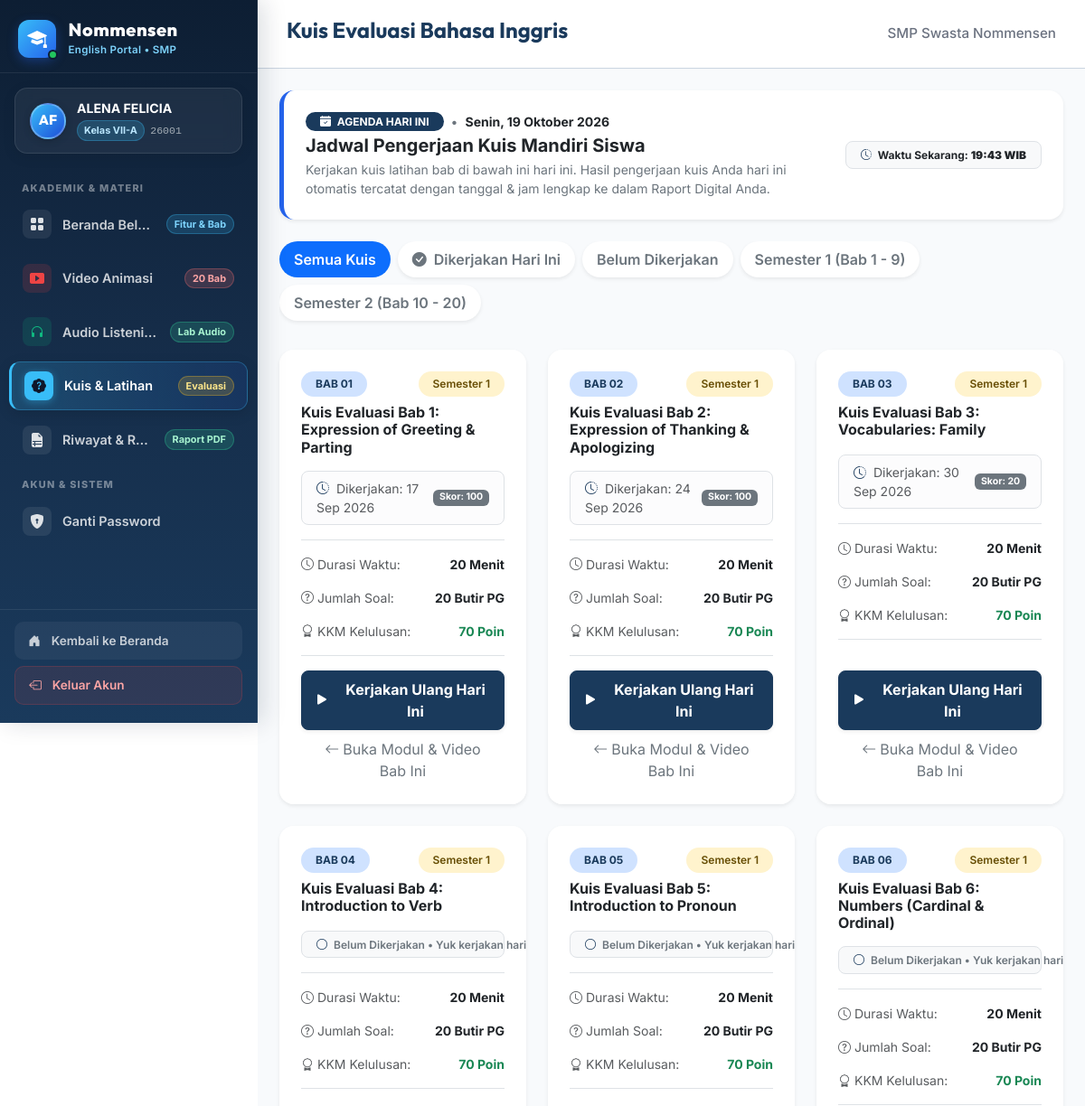
Page /siswa/kuis.php (signed in, upper part) on the earlier database version.
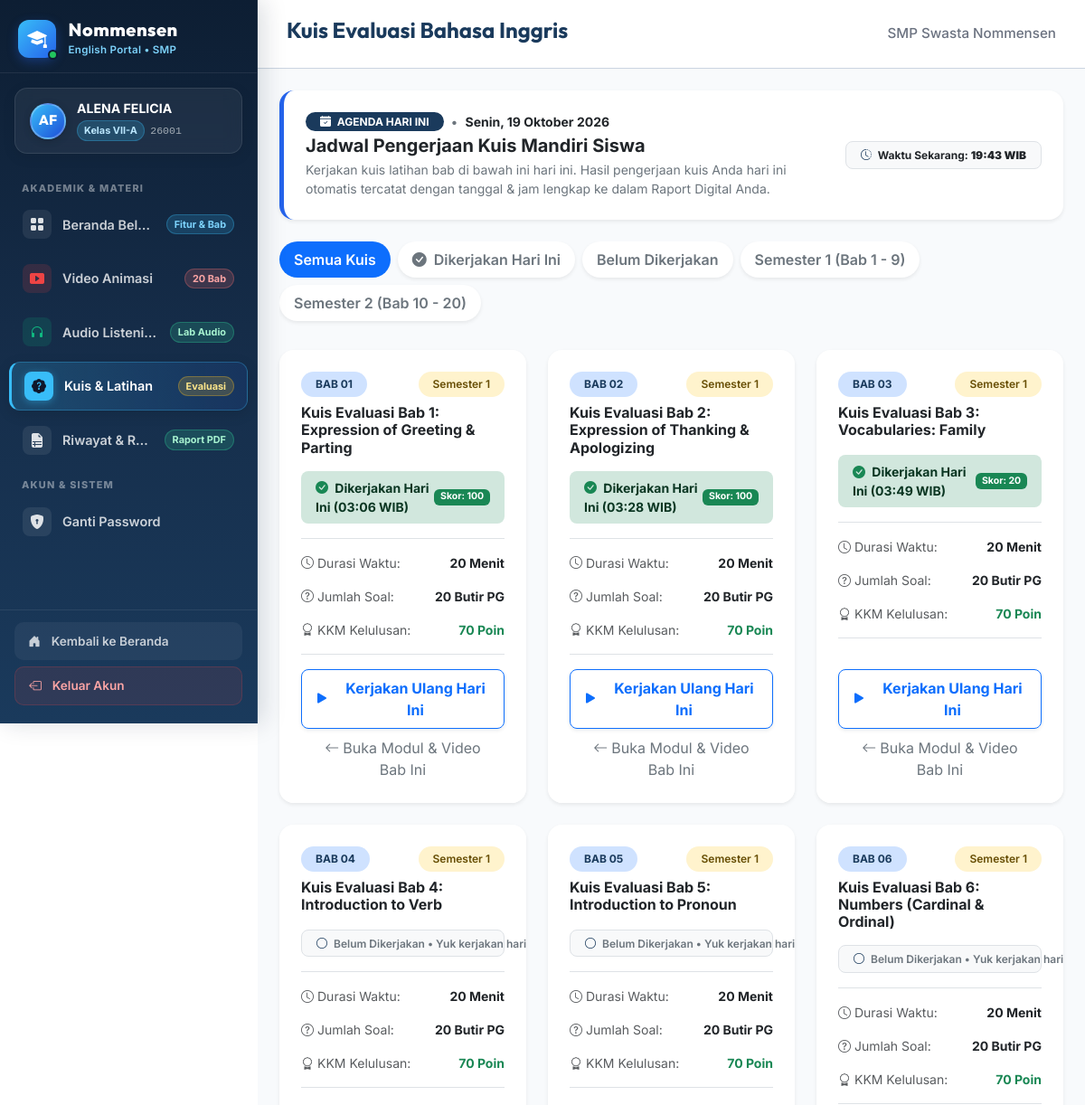
Same page on the later database version.
### tables this page shows
CREATE TABLE `tb_kuis` (
  `id_kuis` int(11) NOT NULL AUTO_INCREMENT,
  `judul_kuis` varchar(150) NOT NULL,
  `kategori_materi` varchar(50) NOT NULL,
  `waktu_pengerjaan` int(11) NOT NULL,
  `id_materi` int(11) DEFAULT NULL,
  `nilai_lulus` int(11) DEFAULT 70,
  `created_at` timestamp NOT NULL DEFAULT current_timestamp(),
  `id_guru` int(11) DEFAULT NULL,
  PRIMARY KEY (`id_kuis`),
  KEY `id_guru` (`id_guru`),
  KEY `id_materi` (`id_materi`),
  CONSTRAINT `tb_kuis_ibfk_1` FOREIGN KEY (`id_guru`) REFERENCES `tb_guru` (`id_guru`) ON DELETE SET NULL,
  CONSTRAINT `tb_kuis_ibfk_2` FOREIGN KEY (`id_materi`) REFERENCES `tb_materi` (`id_materi`) ON DELETE SET NULL
);

CREATE TABLE `tb_hasil` (
  `id_hasil` int(11) NOT NULL AUTO_INCREMENT,
  `id_siswa` int(11) NOT NULL,
  `id_kuis` int(11) NOT NULL,
  `skor` int(11) NOT NULL,
  `jumlah_benar` int(11) NOT NULL,
  `jumlah_salah` int(11) NOT NULL,
  `waktu_selesai` timestamp NOT NULL DEFAULT current_timestamp(),
  PRIMARY KEY (`id_hasil`),
  KEY `id_siswa` (`id_siswa`),
  KEY `id_kuis` (`id_kuis`),
  CONSTRAINT `tb_hasil_ibfk_1` FOREIGN KEY (`id_siswa`) REFERENCES `tb_siswa` (`id_siswa`) ON DELETE CASCADE,
  CONSTRAINT `tb_hasil_ibfk_2` FOREIGN KEY (`id_kuis`) REFERENCES `tb_kuis` (`id_kuis`) ON DELETE CASCADE
);

CREATE TABLE `tb_materi` (
  `id_materi` int(11) NOT NULL AUTO_INCREMENT,
  `kategori` varchar(50) NOT NULL,
  `semester` tinyint(1) NOT NULL DEFAULT 1,
  `urutan` int(11) NOT NULL DEFAULT 1,
  `judul_materi` varchar(150) NOT NULL,
  `ringkasan` text DEFAULT NULL,
  `konten_teks` text DEFAULT NULL,
  `created_at` timestamp NOT NULL DEFAULT current_timestamp(),
  `id_guru` int(11) DEFAULT NULL,
  PRIMARY KEY (`id_materi`),
  KEY `id_guru` (`id_guru`),
  CONSTRAINT `tb_materi_ibfk_1` FOREIGN KEY (`id_guru`) REFERENCES `tb_guru` (`id_guru`) ON DELETE SET NULL
);

### siswa/kuis.php (the view, shortened to what the changed rows need)
<?php
require_once '../config.php';
$id_siswa = $_SESSION['siswa_id'];
$filter_sem = isset($_GET['semester']) ? intval($_GET['semester']) : 0;
$sql = "
    SELECT k.*, m.urutan, m.semester, m.judul_materi
    FROM tb_kuis k
    LEFT JOIN tb_materi m ON k.id_materi = m.id_materi
";
$sql .= " ORDER BY IFNULL(m.urutan, k.id_kuis) ASC";
try {
    $stmt = $pdo->prepare($sql);
    if ($filter_sem === 1 || $filter_sem === 2) {
        $stmt->execute(['sem' => $filter_sem]);
    } else {
        $stmt->execute();
    }
    $quizzes = $stmt->fetchAll();
} catch (PDOException $e) {
    die("Gagal mengambil data kuis: " . $e->getMessage());
}
$my_quiz_map = [];
try {
    $stmt_my = $pdo->prepare("
        SELECT id_hasil, id_kuis, skor, waktu_selesai,
               (DATE(waktu_selesai) = CURRENT_DATE()) as is_today
        FROM tb_hasil
        WHERE id_siswa = :id_siswa
        ORDER BY waktu_selesai DESC
    ");
    $stmt_my->execute(['id_siswa' => $id_siswa]);
    $my_attempts = $stmt_my->fetchAll();
    foreach ($my_attempts as $att) {
        $qid = $att['id_kuis'];
        if (!isset($my_quiz_map[$qid])) {
            $my_quiz_map[$qid] = $att;
        }
    }
} catch (PDOException $e) {
    $my_quiz_map = [];
}
require_once '../includes/header.php';
require_once '../includes/sidebar.php';
?>
<main class="siswa-main">
    <header class="siswa-header">
        <h1>Kuis Evaluasi Bahasa Inggris</h1>
    </header>
    <div class="siswa-content container-fluid px-3 px-md-4 py-4">
        <div class="card border-0 shadow-sm rounded-4 bg-white p-3 p-md-4 mb-4" style="border-left: 5px solid #2563eb !important;">
            <div class="d-flex flex-column flex-md-row justify-content-between align-items-md-center gap-3">
                <div>
                    <h2 class="h5 fw-bold text-dark mb-1">Jadwal Pengerjaan Kuis Mandiri Siswa</h2>
                </div>
            </div>
        </div>
        <?php if (empty($quizzes)): ?>
            <div class="alert alert-light border border-dashed rounded-4 p-5 text-center text-muted shadow-sm bg-white">
                <i class="bi bi-clipboard-x fs-1 d-block mb-2 text-secondary"></i>
                Tidak ada kuis yang cocok dengan filter yang dipilih.
            </div>
        <?php else: ?>
            <div class="row row-cols-1 row-cols-md-2 row-cols-xl-3 g-4">
                <?php foreach ($quizzes as $quiz): ?>
                    <?php
                    $stmt_count = $pdo->prepare("SELECT COUNT(*) FROM tb_soal WHERE id_kuis = :id");
                    $stmt_count->execute(['id' => $quiz['id_kuis']]);
                    $total_soal = $stmt_count->fetchColumn();
                    $my_attempt = $my_quiz_map[$quiz['id_kuis']] ?? null;
                    $is_done_today = $my_attempt && !empty($my_attempt['is_today']);
                    ?>
                    <div class="col">
                        <div class="card h-100 border-0 shadow-sm rounded-4 overflow-hidden d-flex flex-column bg-white">
                            <div class="card-header bg-white border-0 pt-4 pb-0 px-4">
                                <div class="d-flex justify-content-between align-items-center mb-2">
                                    <?php if ($quiz['urutan']): ?>
                                        <span class="badge bg-primary-subtle text-primary fw-bold py-2 px-3 rounded-pill">
                                            BAB <?= sprintf("%02d", $quiz['urutan']) ?>
                                        </span>
                                    <?php endif; ?>
                                    <?php if ($quiz['semester']): ?>
                                        <span class="badge <?= $quiz['semester'] == 1 ? 'bg-warning-subtle text-warning-emphasis' : 'bg-info-subtle text-info-emphasis' ?> py-2 px-3 rounded-pill fw-semibold">
                                            Semester <?= htmlspecialchars($quiz['semester']) ?>
                                        </span>
                                    <?php endif; ?>
                                </div>
                                <h3 class="card-title h6 fw-bold text-dark mt-2 mb-0" style="min-height: 2.5rem;">
                                    <?= htmlspecialchars($quiz['judul_kuis']) ?>
                                </h3>
                            </div>
                            <div class="card-body px-4 py-3 flex-grow-1">
                                <?php if ($my_attempt): ?>
                                    <?php if ($is_done_today): ?>
                                        <div class="alert alert-success py-2 px-3 mb-3 rounded-3 small fw-bold d-flex align-items-center justify-content-between border-0 shadow-xs">
                                            <span>
                                                <i class="bi bi-check-circle-fill me-1 text-success"></i>
                                                Dikerjakan Hari Ini (<?= date('H:i', strtotime($my_attempt['waktu_selesai'])) ?> WIB)
                                            </span>
                                            <span class="badge bg-success">Skor: <?= $my_attempt['skor'] ?></span>
                                        </div>
                                    <?php else: ?>
                                        <div class="alert alert-light border py-2 px-3 mb-3 rounded-3 small text-muted d-flex align-items-center justify-content-between">
                                            <span>
                                                <i class="bi bi-clock-history me-1 text-primary"></i>
                                                Dikerjakan: <?= date('d M Y', strtotime($my_attempt['waktu_selesai'])) ?>
                                            </span>
                                            <span class="badge bg-secondary">Skor: <?= $my_attempt['skor'] ?></span>
                                        </div>
                                    <?php endif; ?>
                                <?php else: ?>
                                    <div class="badge bg-light text-secondary border py-2 px-3 mb-3 rounded-3 small fw-semibold text-start d-block">
                                        <i class="bi bi-circle me-1 text-primary"></i> Belum Dikerjakan &bull; Yuk kerjakan hari ini!
                                    </div>
                                <?php endif; ?>
                                <div class="list-group list-group-flush border-top border-bottom py-2 small">
                                    <div class="list-group-item d-flex justify-content-between px-0 py-2 border-0">
                                        <span class="text-muted"><i class="bi bi-clock me-1"></i>Durasi Waktu:</span>
                                        <strong class="text-dark"><?= htmlspecialchars($quiz['waktu_pengerjaan']) ?> Menit</strong>
                                    </div>
                                    <div class="list-group-item d-flex justify-content-between px-0 py-2 border-0">
                                        <span class="text-muted"><i class="bi bi-question-circle me-1"></i>Jumlah Soal:</span>
                                        <strong class="text-dark"><?= htmlspecialchars($total_soal) ?> Butir PG</strong>
                                    </div>
                                    <div class="list-group-item d-flex justify-content-between px-0 py-2 border-0">
                                        <span class="text-muted"><i class="bi bi-award me-1"></i>KKM Kelulusan:</span>
                                        <strong class="text-success"><?= htmlspecialchars($quiz['nilai_lulus'] ?? 70) ?> Poin</strong>
                                    </div>
                                </div>
                            </div>
                            <div class="card-footer bg-white border-0 pt-0 pb-4 px-4 d-flex flex-column gap-2">
                                <a href="kuis_kerjakan.php?id_kuis=<?= $quiz['id_kuis'] ?>" class="btn <?= $is_done_today ? 'btn-outline-primary' : 'btn-primary' ?> w-100 rounded-3 fw-bold py-2 shadow-sm d-flex align-items-center justify-content-center gap-2">
                                    <i class="bi bi-play-fill fs-5"></i>
                                    <span><?= $my_attempt ? 'Kerjakan Ulang Hari Ini' : 'Kerjakan Kuis Sekarang' ?></span>
                                </a>
                                <?php if (!empty($quiz['id_materi'])): ?>
                                    <a href="materi_detail.php?id=<?= $quiz['id_materi'] ?>" class="btn btn-link text-decoration-none text-secondary small py-0 text-center">
                                        <i class="bi bi-arrow-left me-1"></i>Buka Modul &amp; Video Bab Ini
                                    </a>
                                <?php endif; ?>
                            </div>
                        </div>
                    </div>
                <?php endforeach; ?>
            </div>
        <?php endif; ?>
    </div>
<?php require_once '../includes/footer.php'; ?>

Differences in the rows shown:
changed through a linked row, tb_kuis "Kuis Evaluasi Bab 1: Expression of Greeting & Parting": id_kuis.waktu_selesai "17 Sep 2026" → "03:06"; text "Dikerjakan:" → "Dikerjakan Hari Ini ( WIB)"
changed through a linked row, tb_kuis "Kuis Evaluasi Bab 2: Expression of Thanking & Apologizing": id_kuis.waktu_selesai "24 Sep 2026" → "03:28"; text "Dikerjakan:" → "Dikerjakan Hari Ini ( WIB)"
changed through a linked row, tb_kuis "Kuis Evaluasi Bab 3: Vocabularies: Family": id_kuis.waktu_selesai "30 Sep 2026" → "03:49"; text "Dikerjakan:" → "Dikerjakan Hari Ini ( WIB)"
